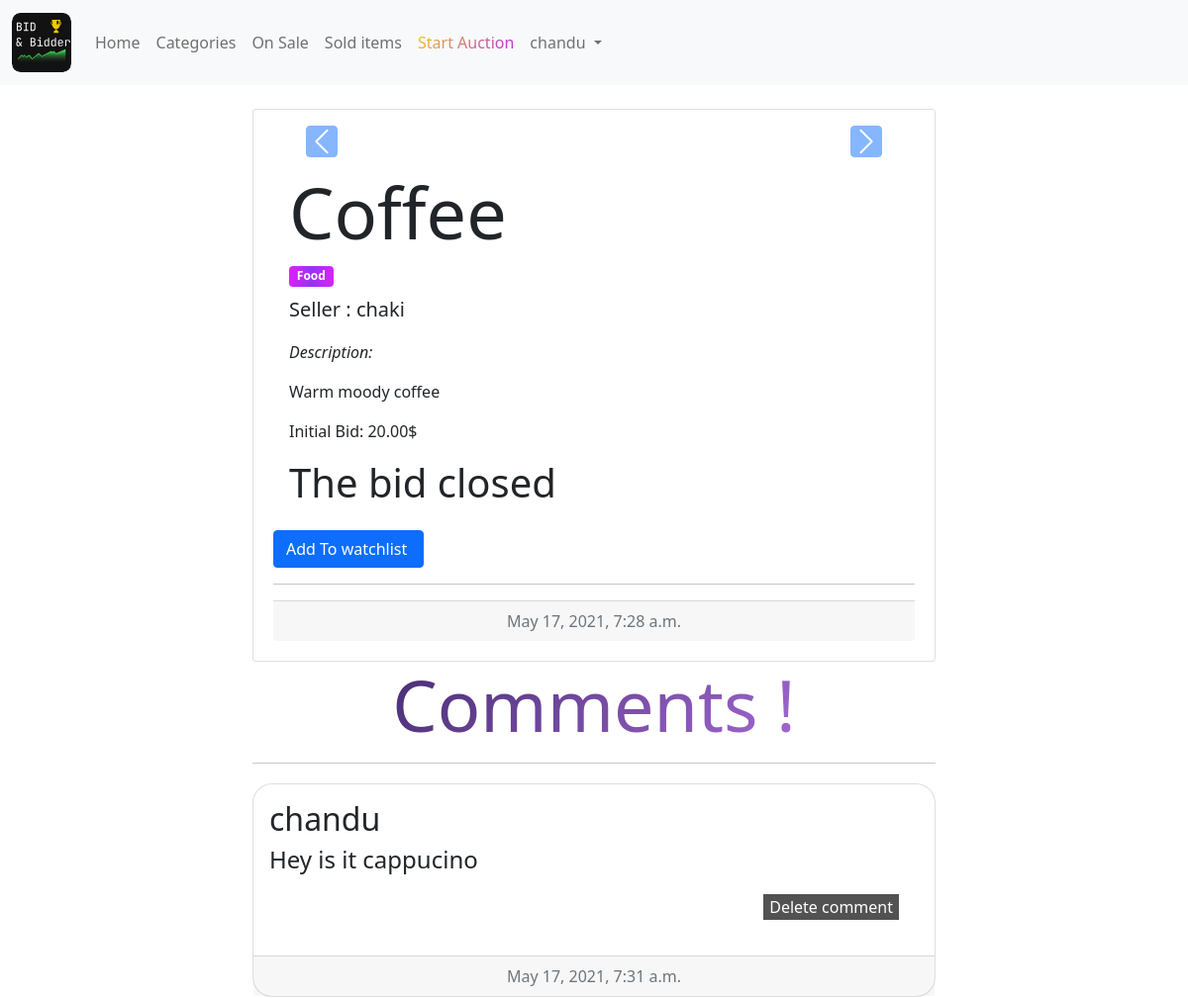
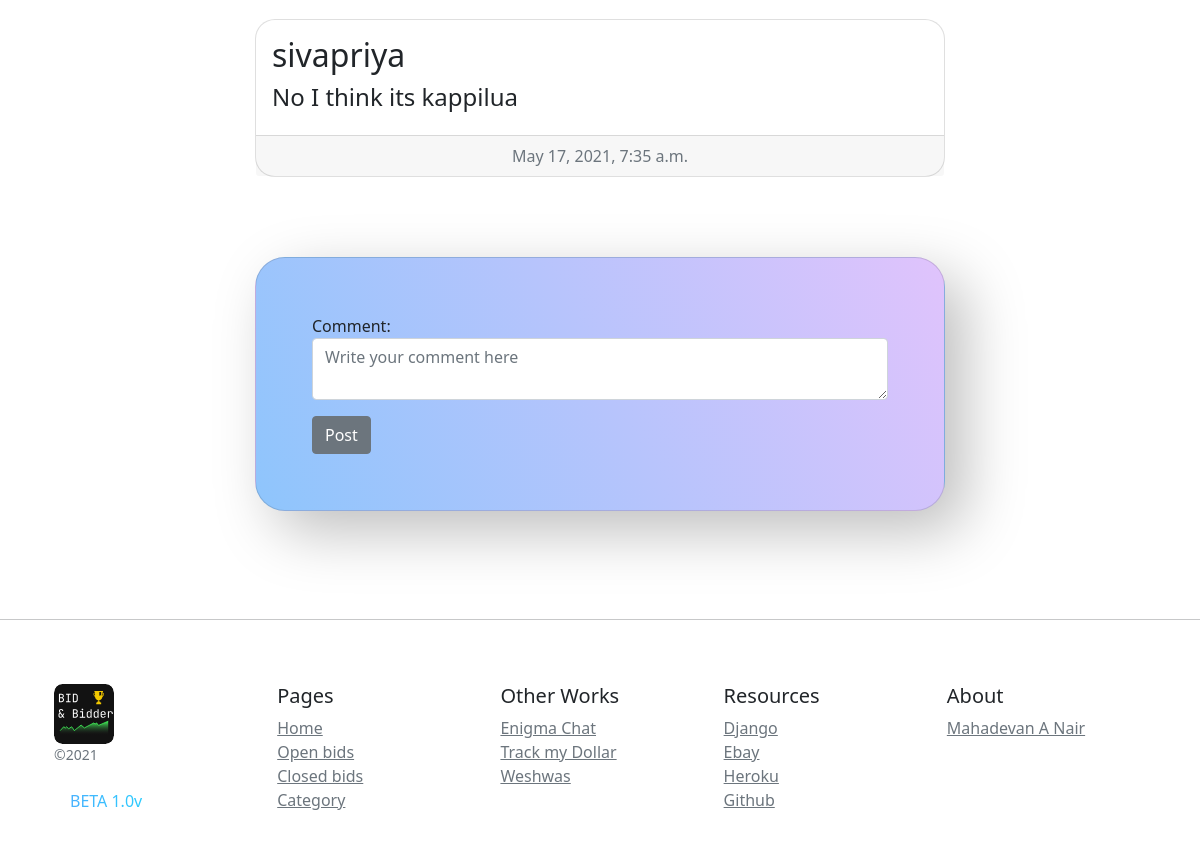
Screenshot of /listing/2 (signed in) with the database file from the repository (2 pictures, top to bottom).
### auctions/models.py (models this page shows, shortened)
class User(AbstractUser):
    def __str__(self):
        return f"{self.username}"

class AuctionList(models.Model):
    name = models.CharField(max_length = 30)
    description = models.TextField(blank = True, null = True)
    initial_bid = models.DecimalField(decimal_places= 2,null= False,blank= False,max_digits = 1000)
    status = models.BooleanField(default = True)
    date_created = models.DateTimeField(default = timezone.now)
    image_link1 = models.CharField(max_length=100, blank = True, null = True)
    image_link2 = models.CharField(max_length=100, blank = True, null = True)
    image_link3 = models.CharField(max_length=100, blank = True, null = True)
    image_link4 = models.CharField(max_length=100, blank = True, null = True)
    image_link5 = models.CharField(max_length=100, blank = True, null = True)
    current_largest_bid = models.DecimalField(decimal_places = 2,null = True,blank = True,max_digits = 1000)
    owner_id = models.ForeignKey(User, on_delete = models.PROTECT ,related_name = "all_creator_listing")
    watchers = models.ManyToManyField(User, blank=True ,related_name = 'watched_lists')
    category = models.ForeignKey(Category, on_delete= models.CASCADE,related_name= "categories")
    winner = models.ForeignKey(User, null = True,blank=True , on_delete=models.PROTECT)

class Category(models.Model):
    category = models.CharField(max_length = 30)
    def __str__(self):
        return f"{self.category}"

class Comments(models.Model):
    comment = models.CharField(max_length= 300)
    date = models.DateTimeField(default = timezone.now)
    user = models.ForeignKey(User,on_delete = models.CASCADE)
    auction_id = models.ForeignKey(AuctionList, on_delete= models.CASCADE , related_name = "comments")
    def __str__(self):
        return f"{self.user}-{self.comment}"

### auctions/views.py (the view, shortened to what this page needs)
# urls.py: path("listing/<int:list_id>",views.view_listing,name="viewlisting"),
@login_required(login_url='/login')
def view_listing(request,list_id):
    try:
        obj_count = AuctionList.objects.filter(watchers = request.user).count()
    except:
        obj_count = ""
    amount_is_less = None
    bids = Bid.objects.filter(auction_id = list_id)
    listing = get_object_or_404(AuctionList,id = list_id)
    status = listing.status
    comments = Comments.objects.filter(auction_id = list_id)
    print("Comments",comments)
    comment_form = CommentForm(request.POST or None)
    if comment_form.is_valid():
        comment_obj = comment_form.save(commit=False)
        comment_obj.user = User.objects.get(pk=request.user.id)
        comment_obj.auction_id = AuctionList.objects.get(id = list_id)
        comment_obj.save()
        comment_form = CommentForm()
    if bids is not None:
        try:
            bidsofuser = Bid.objects.filter(auction_id = list_id,user = request.user)
        except:
            bidsofuser = None
        previous_bid = 0
        largestbid = 0
        largestbidder = None
        listing.current_largest_bid = largestbid
        listing.save()
        print("largestbid",largestbid)
        print("largestbidder",largestbidder)
        print(request.user.username)
        if str(largestbidder) == str(request.user.username) and bidsofuser:
            isuserWinning = True
            print("hey")
        elif bidsofuser:
            isuserWinning = False
        else:
            isuserWinning = None
        print("is user WINNING",isuserWinning)
        if status:
            bidform = Bidform(request.POST or None)
            if bidform.is_valid():
                obj = bidform.save(commit=False)
                if obj.amount > largestbid and obj.amount > listing.initial_bid:
                    obj.auction_id = AuctionList.objects.get(id = list_id)
                    obj.user = User.objects.get(pk=request.user.id) # Add an author field which will contain current user's id
                    obj.save() # Save the final "real form" to the DB
                    amount_is_less = None
                    bidform = Bidform()
                    bids = Bid.objects.filter(auction_id = list_id)
                    previous_bid = 0
                    largestbid = 0
                    largestbidder = None
                    for bid in bids:
                        if bid.amount > previous_bid :
                            largestbid = bid.amount
                            largestbidder = bid.user
                    previous_bid = bid.amount
                    listing.current_largest_bid = largestbid
                    listing.save()
                    print("bid.user",bid.user)
                    print("bid.amount",bid.amount)
                else:
                    amount_is_less = "the amount is less"
                    bidform = Bidform()
        else:
            bidform = None
    if bidform is None:
       isuserWinning = None
    context = {
        'listing' : listing,
        'bidform' : bidform,
        'amount_alert' : amount_is_less,
        'largestbidder' : largestbidder,
        'largestbid' : largestbid,
        'userbid' : bidsofuser,
        'isuserWinning' : isuserWinning ,
        'status': status,
        'comment_form':comment_form,
        'comments': comments,
        'watcher_count':obj_count
    }
    return render(request,"auctions/listing_page.html",context)

### auctions/forms.py (shortened to what this page needs)
class CommentForm(forms.ModelForm):
    comment = forms.CharField(
        required=False,
        widget=forms.Textarea(
            attrs={
                "placeholder": "Write your comment here",
                "class" : "form-control",
                "id": "commentFormid",
                "rows":2,
                "cols": 50
            }
        )
    )
    class Meta :
        model = Comments
        fields = [
            'comment'
        ]
    """ THIS IS THE FUNCTION THAT CAN DO ACTUAL BACKEND VERIFICATION LIKE LENGHT OF PHONE NUMBER WHETHER @ IS IN EMAIL """

### auctions/templates/auctions/listing_page.html (shortened to what this page needs)
{% extends "auctions/layout.html" %}
{% block body %}
    <div class="row d-flex justify-content-center">
        <div class="col-xl-7 pb-2">
                    <br>
                    <div class="card card-cascade" style="padding: 20px;" >
                        <div class="view view-cascade overlay " >
                            <div id="carouselExampleControls" class="carousel slide" data-bs-ride="carousel">
                                <div class="carousel-inner text-center">
                                    {% if listing.image_link1%}
                                  <div class="carousel-item active">
                                  </div>
                                  {% endif %}
                                </div>
                                <button class="carousel-control-prev" type="button" data-bs-target="#carouselExampleControls" data-bs-slide="prev">
                                  <span class="carousel-control-prev-icon btn btn-primary" aria-hidden="true"></span>
                                </button>
                                <button class="carousel-control-next" type="button" data-bs-target="#carouselExampleControls" data-bs-slide="next">
                                  <span class="carousel-control-next-icon btn btn-primary" aria-hidden="true"></span>
                                </button>
                              </div>
                        </div>
                        <div class="card-body card-body-cascade">
                            <h2 class="card-title display-2"><strong>{{listing.name}}</strong></h2>
                            <h3 class="badge" style="background-image: linear-gradient(to right, #DA22FF 0%, #9733EE  51%, #DA22FF  100%)">{{listing.category}}</h3>
                            <p class="lead">Seller : {{listing.owner_id}} <br> </p>
                            <p class=""><em>Description:</em></p>
                            <p class="">{{listing.description}} <br> </p>
                            <p class="font-weight-bold">Initial Bid: {{listing.initial_bid}}$ <br> </p>
                            {% if request.user != listing.owner_id  %}
                                {% if bidform is not None %}
                                    <form method='POST'>
                                        {% if amount_alert is not None %}
                                        <h1 style="color:brown">{{ amount_alert }}</h1>
                                        {% endif %}
                                        {% csrf_token %}
                                        {{ bidform.as_p }}
                                        <input style="background-image: linear-gradient( 135deg, #F5CBFF 10%, #C346C2 100%); font-size: 18px;" class="btn col-6 btn-light rounded-pill" type="submit" value='Bid'/>
                                    </form>
                                {% else %}
                                    <h1>The bid closed</h1>
                                {% endif %}
                            {% elif bidform is None %}
                                    <h1>you closed the auction</h1>
                            {% endif %}
                        </div>
                        {% if user in listing.watchers.all %}
                            <form action="{% url 'delete_from_watchlist' listing.id %}" class="text-end" method="POST">
                                {% csrf_token %}
                                    <input type="submit"  value="delete from watchlist" class="btn btn-primary">
                            </form>
                            {% else %}
                            <form action="{% url 'add_to_watchlist'  listing.id %}" method="POST">
                                    <input type="submit" value="Add To watchlist " class="btn btn-primary">
                            </form>
                        {% endif %}
                      <hr>
                        <div class="card-footer text-muted text-center">
                            {{listing.date_created}}
                        </div>
                    </div>
                    <h2 class='display-2 text-center'style='background: linear-gradient( 135deg, #3B2667 10%, #BC78EC 100%);-webkit-background-clip: text;
                    -webkit-text-fill-color: transparent;'><strong>Comments !</strong></h2>
                    <hr class="container">
                    {% for comment in comments %}
                        <div class="card" style="border-radius:20px; margin: 20px auto;">
                            <div class="card-body">
                            <h2>{{ comment.user }}</h2>
                            <h4>{{ comment.comment }}</h4>
                            {% if comment.user == request.user %}
                            <form class="text-end" style="margin: 20px ;" action="{% url 'delete_comment' comment_id=comment.id list_id=listing.id %}"  method='POST'>
                                <input style="text-decoration: none;border: none;color: white;background-color: rgba(0, 0, 0, 0.678);" type="submit" value='Delete comment'/>
                            </form>
                            {% endif %}
                            </div>
                            <div class="card-footer text-muted text-center">
                                {{ comment.date }}
                            </div>
                        </div>
                        {% empty %}
                            <div style="margin: 20px auto;" class="card-footer text-muted text-center">
                                No comments till now
                            </div>
                    {% endfor %}
                    <div class="card" style="background-color: #8EC5FC;
                    background-image: linear-gradient(62deg, #8EC5FC 0%, #E0C3FC 100%); margin :80px auto; padding:40px; border-radius:30px;box-shadow:  20px 20px 60px #bebebe,
                                    -20px -20px 60px #ffffff;">
                        <div class="card-body">
                                    <form method='POST'>
                                        {{ comment_form.as_p }}
                                        <input class="btn btn-secondary" type="submit" value='Post'/>
                                    </form>
                        </div>
                    </div>
        </div>
{% endblock %}

### auctions/templates/auctions/layout.html (shortened to what this page needs)
{% load static %}
<!DOCTYPE html>
<html lang="eng">
	<head>
	    <link href="https://cdn.jsdelivr.net/npm/bootstrap@5.0.1/dist/css/bootstrap.min.css" rel="stylesheet">
  </head>
  <body>
	<nav class="navbar navbar-expand-lg navbar-light bg-light">
	  <div class="container-fluid">
	    <a class="navbar-brand" href="{% url 'index'%}">
    </a>
	    <div class="collapse navbar-collapse" id="navbarSupportedContent">
	      <ul class="navbar-nav me-auto mb-2 mb-lg-0">
	        <li class="nav-item">
	          <a class="nav-link" aria-current="page" href="{% url 'index' %}">Home</a>
	        </li>
	        <li class="nav-item">
	          <a class="nav-link" href="{% url 'categorylistpage' %}">Categories</a>
	        </li>
	        <li class="nav-item">
	          <a class="nav-link" href="{% url 'activelisting' %}">On Sale</a>
	        </li>
	        <li class="nav-item">
	          <a class="nav-link" href="{% url 'closedlisting' %}">Sold items</a>
	        </li>
          <li class="nav-item">
	          <a class="nav-link" style='background:linear-gradient( 135deg, #EECE13 10%, #B210FF 100%);;-webkit-background-clip: text;
            -webkit-text-fill-color: transparent;'  href="{% url 'createlisting' %}">Start Auction</a>
	        </li>
	        {% if user.is_authenticated %}
	        <li class="nav-item dropdown">
	          <a class="nav-link dropdown-toggle" href="{% url 'mydetailpage' %}" id="navbarDropdown" role="button" data-bs-toggle="dropdown" aria-expanded="false">
	            {{ user.username }}
	          </a>
	        </li>
	        {% endif %}
	      </ul>
	    </div>
	  </div>
	</nav>
    {% block body %}
    {% endblock %}
<hr size="3px" style="margin-top: 20px;">
<div class="container">
    <footer class="container py-5">
      <div class="row">
        <div class="col-12 col-md">
          <small class="d-block mb-3 text-muted">©2021</small>
          <p class="nav-link active mb-3" aria-current="page" style='background-image: linear-gradient(to right, #4facfe 0%, #00f2fe 100%);;-webkit-background-clip: text;
          -webkit-text-fill-color: transparent;' href="#">BETA 1.0v</p>
        </div>
        <div class="col-6 col-md">
          <h5>Pages</h5>
          <ul class="list-unstyled text-small">
            <li><a class="text-muted" href="{% url 'index' %}">Home</a></li>
            <li><a class="text-muted" href="{% url 'activelisting' %}">Open bids</a></li>
            <li><a class="text-muted" href="{% url 'closedlisting' %}">Closed bids</a></li>
            <li><a class="text-muted" href="{% url 'categorylistpage' %}">Category</a></li>
          </ul>
        </div>
        <div class="col-6 col-md">
          <h5>Other Works</h5>
          <ul class="list-unstyled text-small">
            <li><a class="text-muted" href="https://ecodersenigmaapp.herokuapp.com/">Enigma Chat</a></li>
            <li><a class="text-muted" href="https://trackmydollar.herokuapp.com/login">Track my Dollar</a></li>
            <li><a class="text-muted" href="http://www.weshwas.tk/">Weshwas</a></li>
          </ul>
        </div>
        <div class="col-6 col-md">
          <h5>Resources</h5>
          <ul class="list-unstyled text-small">
            <li><a class="text-muted" href="https://www.djangoproject.com/">Django</a></li>
            <li><a class="text-muted" href="https://www.ebay.com/">Ebay</a></li>
            <li><a class="text-muted" href="https://www.heroku.com">Heroku</a></li>
            <li><a class="text-muted" href="https://github.com/mahadevananair1">Github</a></li>
          </ul>
        </div>
        <div class="col-6 col-md">
          <h5>About</h5>
          <ul class="list-unstyled text-small">
            <li><a class="text-muted" href="https://github.com/mahadevananair1">Mahadevan A Nair</a></li>
          </ul>
        </div>
      </div>
    </footer>
</div>
  </body>
</html>

### rows the page displays
User: username "chandu"
AuctionList: name "Coffee", category "Food", owner_id "chaki", description "Warm moody coffee", initial_bid "20.00", date_created "May 17, 2021, 7:28 a.m."
Comments: user "chandu", comment "Hey is it cappucino", date "May 17, 2021, 7:31 a.m."
Comments: user "sivapriya", comment "No I think its kappilua", date "May 17, 2021, 7:35 a.m."
